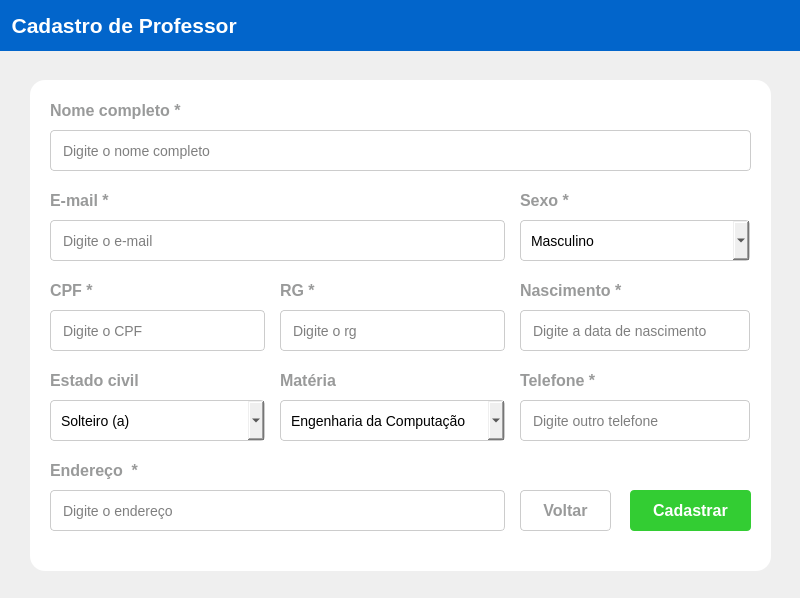
<?xml version="1.0" encoding="UTF-8"?>
<ui version="4.0">
 <class>MainWindow</class>
 <widget class="QMainWindow" name="MainWindow">
  <property name="geometry">
   <rect>
    <x>0</x>
    <y>0</y>
    <width>800</width>
    <height>598</height>
   </rect>
  </property>
  <property name="windowTitle">
   <string>MainWindow</string>
  </property>
  <widget class="QWidget" name="centralwidget">
   <property name="styleSheet">
    <string notr="true">QFrame{
background:#F4F4F4;
}</string>
   </property>
   <widget class="QWidget" name="widget" native="true">
    <property name="geometry">
     <rect>
      <x>0</x>
      <y>0</y>
      <width>800</width>
      <height>51</height>
     </rect>
    </property>
    <property name="styleSheet">
     <string notr="true">QWidget{
background:#0265CB
}</string>
    </property>
    <layout class="QHBoxLayout" name="horizontalLayout_2">
     <item>
      <widget class="QLabel" name="label">
       <property name="font">
        <font>
         <pointsize>16</pointsize>
         <weight>75</weight>
         <bold>true</bold>
        </font>
       </property>
       <property name="styleSheet">
        <string notr="true">QLabel{
color: #FFF;
}</string>
       </property>
       <property name="text">
        <string>  Cadastro de Professor</string>
       </property>
      </widget>
     </item>
    </layout>
   </widget>
   <widget class="QFrame" name="frame">
    <property name="geometry">
     <rect>
      <x>30</x>
      <y>80</y>
      <width>741</width>
      <height>491</height>
     </rect>
    </property>
    <property name="styleSheet">
     <string notr="true">QFrame{
background:#FFF;
border-radius:15px;}</string>
    </property>
    <property name="frameShape">
     <enum>QFrame::StyledPanel</enum>
    </property>
    <property name="frameShadow">
     <enum>QFrame::Raised</enum>
    </property>
    <widget class="QLabel" name="nomeC_text_input">
     <property name="geometry">
      <rect>
       <x>20</x>
       <y>10</y>
       <width>141</width>
       <height>41</height>
      </rect>
     </property>
     <property name="font">
      <font>
       <family>Segoe UI</family>
       <pointsize>12</pointsize>
       <weight>75</weight>
       <bold>true</bold>
      </font>
     </property>
     <property name="styleSheet">
      <string notr="true">QLabel{
color:#999A9A;
 font-weight: 600;}</string>
     </property>
     <property name="text">
      <string>Nome completo *</string>
     </property>
    </widget>
    <widget class="QLineEdit" name="nome_input">
     <property name="geometry">
      <rect>
       <x>20</x>
       <y>50</y>
       <width>701</width>
       <height>41</height>
      </rect>
     </property>
     <property name="styleSheet">
      <string notr="true">QLineEdit{
border-radius: 4px;
border: 1px solid #ccc;
padding-left:10px;
font-size:14px
}</string>
     </property>
     <property name="placeholderText">
      <string>Digite o nome completo</string>
     </property>
    </widget>
    <widget class="QLabel" name="email_text_input">
     <property name="geometry">
      <rect>
       <x>20</x>
       <y>100</y>
       <width>141</width>
       <height>41</height>
      </rect>
     </property>
     <property name="font">
      <font>
       <family>Segoe UI</family>
       <pointsize>12</pointsize>
       <weight>75</weight>
       <bold>true</bold>
      </font>
     </property>
     <property name="styleSheet">
      <string notr="true">QLabel{
color:#999A9A;
 font-weight: 600;}</string>
     </property>
     <property name="text">
      <string>E-mail *</string>
     </property>
    </widget>
    <widget class="QLineEdit" name="email_imput">
     <property name="geometry">
      <rect>
       <x>20</x>
       <y>140</y>
       <width>455</width>
       <height>41</height>
      </rect>
     </property>
     <property name="styleSheet">
      <string notr="true">QLineEdit{
border-radius: 4px;
border: 1px solid #ccc;
padding-left:10px;
font-size:14px
}</string>
     </property>
     <property name="text">
      <string/>
     </property>
     <property name="placeholderText">
      <string>Digite o e-mail</string>
     </property>
    </widget>
    <widget class="QLabel" name="cpf_text_input">
     <property name="geometry">
      <rect>
       <x>20</x>
       <y>190</y>
       <width>141</width>
       <height>41</height>
      </rect>
     </property>
     <property name="font">
      <font>
       <family>Segoe UI</family>
       <pointsize>12</pointsize>
       <weight>75</weight>
       <bold>true</bold>
      </font>
     </property>
     <property name="styleSheet">
      <string notr="true">QLabel{
color:#999A9A;
 font-weight: 600;}</string>
     </property>
     <property name="text">
      <string>CPF *</string>
     </property>
    </widget>
    <widget class="QLineEdit" name="cpf_input">
     <property name="geometry">
      <rect>
       <x>20</x>
       <y>230</y>
       <width>215</width>
       <height>41</height>
      </rect>
     </property>
     <property name="styleSheet">
      <string notr="true">QLineEdit{
border-radius: 4px;
border: 1px solid #ccc;
padding-left:10px;
font-size:14px
}</string>
     </property>
     <property name="text">
      <string/>
     </property>
     <property name="placeholderText">
      <string>Digite o CPF</string>
     </property>
    </widget>
    <widget class="QLabel" name="estadoC_text_input">
     <property name="geometry">
      <rect>
       <x>20</x>
       <y>280</y>
       <width>141</width>
       <height>41</height>
      </rect>
     </property>
     <property name="font">
      <font>
       <family>Segoe UI</family>
       <pointsize>12</pointsize>
       <weight>75</weight>
       <bold>true</bold>
      </font>
     </property>
     <property name="styleSheet">
      <string notr="true">QLabel{
color:#999A9A;
 font-weight: 600;}</string>
     </property>
     <property name="text">
      <string>Estado civil</string>
     </property>
    </widget>
    <widget class="QComboBox" name="estadoC_comboB">
     <property name="geometry">
      <rect>
       <x>20</x>
       <y>320</y>
       <width>215</width>
       <height>41</height>
      </rect>
     </property>
     <property name="styleSheet">
      <string notr="true">QComboBox{
border-radius: 4px;
border: 1px solid #ccc;
padding-left:10px;
font-size:14px
}</string>
     </property>
     <item>
      <property name="text">
       <string>Solteiro (a)</string>
      </property>
     </item>
     <item>
      <property name="text">
       <string>Casado (a)</string>
      </property>
     </item>
     <item>
      <property name="text">
       <string>Viúvo (a)</string>
      </property>
     </item>
    </widget>
    <widget class="QLabel" name="endereco_text_input">
     <property name="geometry">
      <rect>
       <x>20</x>
       <y>370</y>
       <width>141</width>
       <height>41</height>
      </rect>
     </property>
     <property name="font">
      <font>
       <family>Segoe UI</family>
       <pointsize>12</pointsize>
       <weight>75</weight>
       <bold>true</bold>
      </font>
     </property>
     <property name="styleSheet">
      <string notr="true">QLabel{
color:#999A9A;
 font-weight: 600;}</string>
     </property>
     <property name="text">
      <string>Endereço  *</string>
     </property>
    </widget>
    <widget class="QLineEdit" name="endereco_input">
     <property name="geometry">
      <rect>
       <x>20</x>
       <y>410</y>
       <width>455</width>
       <height>41</height>
      </rect>
     </property>
     <property name="styleSheet">
      <string notr="true">QLineEdit{
border-radius: 4px;
border: 1px solid #ccc;
padding-left:10px;
font-size:14px
}</string>
     </property>
     <property name="text">
      <string/>
     </property>
     <property name="placeholderText">
      <string>Digite o endereço</string>
     </property>
    </widget>
    <widget class="QLabel" name="sexo_text_input">
     <property name="geometry">
      <rect>
       <x>490</x>
       <y>100</y>
       <width>141</width>
       <height>41</height>
      </rect>
     </property>
     <property name="font">
      <font>
       <family>Segoe UI</family>
       <pointsize>12</pointsize>
       <weight>75</weight>
       <bold>true</bold>
      </font>
     </property>
     <property name="styleSheet">
      <string notr="true">QLabel{
color:#999A9A;
 font-weight: 600;}</string>
     </property>
     <property name="text">
      <string>Sexo *</string>
     </property>
    </widget>
    <widget class="QComboBox" name="sexo_ComboB">
     <property name="geometry">
      <rect>
       <x>490</x>
       <y>140</y>
       <width>230</width>
       <height>41</height>
      </rect>
     </property>
     <property name="styleSheet">
      <string notr="true">QComboBox{
border-radius: 4px;
border: 1px solid #ccc;
padding-left:10px;
font-size:14px
}</string>
     </property>
     <item>
      <property name="text">
       <string>Masculino</string>
      </property>
     </item>
     <item>
      <property name="text">
       <string>Femino</string>
      </property>
     </item>
     <item>
      <property name="text">
       <string>Prefiro não informar</string>
      </property>
     </item>
    </widget>
    <widget class="QLabel" name="nasc_text_input">
     <property name="geometry">
      <rect>
       <x>490</x>
       <y>190</y>
       <width>141</width>
       <height>41</height>
      </rect>
     </property>
     <property name="font">
      <font>
       <family>Segoe UI</family>
       <pointsize>12</pointsize>
       <weight>75</weight>
       <bold>true</bold>
      </font>
     </property>
     <property name="styleSheet">
      <string notr="true">QLabel{
color:#999A9A;
 font-weight: 600;}</string>
     </property>
     <property name="text">
      <string>Nascimento *</string>
     </property>
    </widget>
    <widget class="QLineEdit" name="nasc_input">
     <property name="geometry">
      <rect>
       <x>490</x>
       <y>230</y>
       <width>230</width>
       <height>41</height>
      </rect>
     </property>
     <property name="styleSheet">
      <string notr="true">QLineEdit{
border-radius: 4px;
border: 1px solid #ccc;
padding-left:10px;
font-size:14px
}</string>
     </property>
     <property name="placeholderText">
      <string>Digite a data de nascimento</string>
     </property>
    </widget>
    <widget class="QLabel" name="rg_text_input">
     <property name="geometry">
      <rect>
       <x>250</x>
       <y>190</y>
       <width>141</width>
       <height>41</height>
      </rect>
     </property>
     <property name="font">
      <font>
       <family>Segoe UI</family>
       <pointsize>12</pointsize>
       <weight>75</weight>
       <bold>true</bold>
      </font>
     </property>
     <property name="styleSheet">
      <string notr="true">QLabel{
color:#999A9A;
 font-weight: 600;}</string>
     </property>
     <property name="text">
      <string>RG *</string>
     </property>
    </widget>
    <widget class="QLineEdit" name="nasc_input_2">
     <property name="geometry">
      <rect>
       <x>250</x>
       <y>230</y>
       <width>225</width>
       <height>41</height>
      </rect>
     </property>
     <property name="styleSheet">
      <string notr="true">QLineEdit{
border-radius: 4px;
border: 1px solid #ccc;
padding-left:10px;
font-size:14px
}</string>
     </property>
     <property name="placeholderText">
      <string>Digite o rg</string>
     </property>
    </widget>
    <widget class="QLabel" name="tel_text_input">
     <property name="geometry">
      <rect>
       <x>490</x>
       <y>280</y>
       <width>141</width>
       <height>41</height>
      </rect>
     </property>
     <property name="font">
      <font>
       <family>Segoe UI</family>
       <pointsize>12</pointsize>
       <weight>75</weight>
       <bold>true</bold>
      </font>
     </property>
     <property name="styleSheet">
      <string notr="true">QLabel{
color:#999A9A;
 font-weight: 600;}</string>
     </property>
     <property name="text">
      <string>Telefone *</string>
     </property>
    </widget>
    <widget class="QLineEdit" name="tel2_input">
     <property name="geometry">
      <rect>
       <x>490</x>
       <y>320</y>
       <width>230</width>
       <height>41</height>
      </rect>
     </property>
     <property name="styleSheet">
      <string notr="true">QLineEdit{
border-radius: 4px;
border: 1px solid #ccc;
padding-left:10px;
font-size:14px
}</string>
     </property>
     <property name="placeholderText">
      <string>Digite outro telefone</string>
     </property>
    </widget>
    <widget class="QPushButton" name="cadastrar_button">
     <property name="geometry">
      <rect>
       <x>600</x>
       <y>410</y>
       <width>121</width>
       <height>41</height>
      </rect>
     </property>
     <property name="font">
      <font>
       <pointsize>12</pointsize>
       <weight>75</weight>
       <bold>true</bold>
      </font>
     </property>
     <property name="cursor">
      <cursorShape>PointingHandCursor</cursorShape>
     </property>
     <property name="styleSheet">
      <string notr="true">QPushButton{
background: #33CD33;
color: #FFF;
border-radius:4px;
 text-align: center;
}</string>
     </property>
     <property name="text">
      <string>Cadastrar</string>
     </property>
     <property name="icon">
      <iconset resource="assets/principal/principal.qrc">
       <normaloff>:/principal/icons8-soma-20.png</normaloff>:/principal/icons8-soma-20.png</iconset>
     </property>
     <property name="iconSize">
      <size>
       <width>25</width>
       <height>30</height>
      </size>
     </property>
    </widget>
    <widget class="QPushButton" name="voltar_button">
     <property name="geometry">
      <rect>
       <x>490</x>
       <y>410</y>
       <width>91</width>
       <height>41</height>
      </rect>
     </property>
     <property name="font">
      <font>
       <pointsize>12</pointsize>
       <weight>75</weight>
       <bold>true</bold>
      </font>
     </property>
     <property name="cursor">
      <cursorShape>PointingHandCursor</cursorShape>
     </property>
     <property name="styleSheet">
      <string notr="true">QPushButton{
color: #999A9A;
border: 1px solid #CCC;
border-radius:4px;
text-align: center;
}</string>
     </property>
     <property name="text">
      <string>Voltar</string>
     </property>
     <property name="icon">
      <iconset resource="assets/cadastro/cadastro.qrc">
       <normaloff>:/cadastro/icons8-esquerda-30.png</normaloff>:/cadastro/icons8-esquerda-30.png</iconset>
     </property>
     <property name="iconSize">
      <size>
       <width>25</width>
       <height>30</height>
      </size>
     </property>
    </widget>
    <widget class="QLabel" name="materiaC_text_input_2">
     <property name="geometry">
      <rect>
       <x>250</x>
       <y>280</y>
       <width>141</width>
       <height>41</height>
      </rect>
     </property>
     <property name="font">
      <font>
       <family>Segoe UI</family>
       <pointsize>12</pointsize>
       <weight>75</weight>
       <bold>true</bold>
      </font>
     </property>
     <property name="styleSheet">
      <string notr="true">QLabel{
color:#999A9A;
 font-weight: 600;}</string>
     </property>
     <property name="text">
      <string>Matéria</string>
     </property>
    </widget>
    <widget class="QComboBox" name="materia_comboB">
     <property name="geometry">
      <rect>
       <x>250</x>
       <y>320</y>
       <width>225</width>
       <height>41</height>
      </rect>
     </property>
     <property name="styleSheet">
      <string notr="true">QComboBox{
border-radius: 4px;
border: 1px solid #ccc;
padding-left:10px;
font-size:14px
}</string>
     </property>
     <item>
      <property name="text">
       <string>Engenharia da Computação</string>
      </property>
     </item>
     <item>
      <property name="text">
       <string>Sistemas de Informação</string>
      </property>
     </item>
     <item>
      <property name="text">
       <string>Ciência da Computação</string>
      </property>
     </item>
     <item>
      <property name="text">
       <string>Análise e Desenvolvimento de Sistemas</string>
      </property>
     </item>
    </widget>
    <zorder>email_text_input</zorder>
    <zorder>nomeC_text_input</zorder>
    <zorder>nome_input</zorder>
    <zorder>email_imput</zorder>
    <zorder>cpf_text_input</zorder>
    <zorder>cpf_input</zorder>
    <zorder>estadoC_text_input</zorder>
    <zorder>estadoC_comboB</zorder>
    <zorder>endereco_text_input</zorder>
    <zorder>endereco_input</zorder>
    <zorder>sexo_text_input</zorder>
    <zorder>sexo_ComboB</zorder>
    <zorder>nasc_text_input</zorder>
    <zorder>nasc_input</zorder>
    <zorder>rg_text_input</zorder>
    <zorder>nasc_input_2</zorder>
    <zorder>tel_text_input</zorder>
    <zorder>tel2_input</zorder>
    <zorder>cadastrar_button</zorder>
    <zorder>voltar_button</zorder>
    <zorder>materiaC_text_input_2</zorder>
    <zorder>materia_comboB</zorder>
   </widget>
  </widget>
 </widget>
 <resources>
  <include location="assets/cadastro/cadastro.qrc"/>
  <include location="assets/principal/principal.qrc"/>
 </resources>
 <connections/>
</ui>
